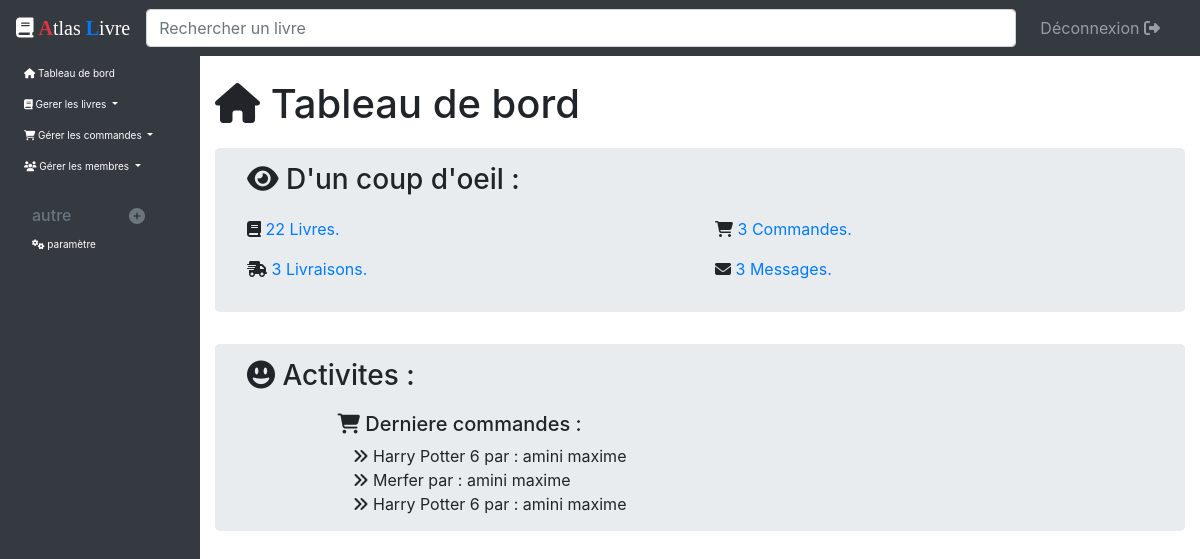
/Espace_admin/controleur/tabBord_controleur.php (signed in), run on the app's committed database.
### tables this page shows
CREATE TABLE IF NOT EXISTS `commandes` (
  `id` int(11) NOT NULL AUTO_INCREMENT,
  `id_uti` int(11) NOT NULL,
  `id_livre` int(11) NOT NULL,
  `nb_l` int(11) NOT NULL,
  `nb_j` int(11) NOT NULL,
  `prix` int(11) NOT NULL,
  `num` int(11) NOT NULL,
  `etat` enum('Louer','Acheter') NOT NULL,
  `dateL` date DEFAULT NULL,
  `livraison` enum('livré','non livré') NOT NULL,
  `date` date NOT NULL,
  PRIMARY KEY (`id`)
);

CREATE TABLE IF NOT EXISTS `livres` (
  `id` int(11) NOT NULL AUTO_INCREMENT,
  `titre` varchar(255) NOT NULL,
  `auteur` varchar(255) NOT NULL,
  `p_ach` int(11) NOT NULL,
  `p_loc` int(11) NOT NULL,
  `dispo` varchar(11) NOT NULL,
  `stock` int(11) NOT NULL,
  `cat` varchar(255) NOT NULL,
  `nb_v` int(11) NOT NULL,
  `disc` text NOT NULL,
  `promo` int(11) NOT NULL,
  `image` varchar(255) NOT NULL,
  PRIMARY KEY (`id`)
);

CREATE TABLE IF NOT EXISTS `membres` (
  `id` int(11) NOT NULL AUTO_INCREMENT,
  `nom` varchar(20) NOT NULL,
  `prenom` varchar(20) NOT NULL,
  `mail` varchar(255) NOT NULL,
  `pass` varchar(255) NOT NULL,
  `adress` varchar(255) NOT NULL,
  PRIMARY KEY (`id`)
);

### Espace_admin/controleur/tabBord_controleur.php (called while the page is built, shortened)
<?php
    include('../../autre/bdd.php');
    include('../modele/tabBord_modele.php');
    include('../vue/tabBord_vue.php');
?>

### Espace_admin/modele/tabBord_modele.php (called while the page is built)
<?php
	function nb_livre(){
		global $bdd;
        $req= $bdd->query('SELECT COUNT(*) AS nb FROM livres ');
        $donnees= $req->fetch();
        return $donnees['nb'];
	}
	function nb_commandes(){
		global $bdd;
        $req= $bdd->query('SELECT COUNT(*) AS nb FROM commandes ');
        $donnees= $req->fetch();
        return $donnees['nb'];
	}
	function nb_livr(){
		global $bdd;
        $req= $bdd->query('SELECT COUNT(*) AS nb FROM commandes where livraison="livré"');
        $donnees= $req->fetch();
        return $donnees['nb'];
	}
	function nb_message(){
		global $bdd;
        $req= $bdd->query('SELECT COUNT(*) AS nb FROM message where vue=0');
        $donnees= $req->fetch();
        return $donnees['nb'];
	}
	function get_com($d){
		global $bdd;
		$d= (int) $d;
		$rep = $bdd->query ('SELECT * FROM commandes,membres,livres where membres.id=id_uti and livres.id=id_livre ORDER BY date DESC LIMIT '.$d.' , 3');
		return $rep;
	}
?>

### Espace_admin/vue/tabBord_vue.php (the view, shortened to what this page needs)
<html>
<head>
    <link href="../../css/style_admin.css" rel="stylesheet" />
    <link rel="stylesheet" href="https://stackpath.bootstrapcdn.com/bootstrap/4.5.0/css/bootstrap.min.css"
>
</head>
<body>
    <?php include("../autre/menu.php"); ?>
    <section class="container-fluid col-lg-10 offset-lg-2 col-md-9 offset-md-3" id='princi'>
        <h1 style="margin-bottom:20px;"><i class="fas fa-home"></i> Tableau de bord</h1>
        <article>
            <article class="jumbotron" style="padding-top:15px;padding-bottom:15px;">
                <h3 style="margin-bottom:20px;"><i class="fas fa-eye"></i> D'un coup d'oeil :</h3>
                <div class="row">
                    <p class="col-sm-6"><i class="fas fa-book"></i> <a href="#"><?php echo nb_livre(); ?> Livres.</a></p>
                    <p class="col-sm-6"><i class="fas fa-shopping-cart"></i> <a href="#"><?php echo nb_commandes(); ?> Commandes.</a></p>
                    <p class="col-sm-6"><i class="fas fa-shipping-fast"></i> <a href="#"><?php echo nb_livr(); ?> Livraisons.</a></p>
                    <p class="col-sm-6"><i class="fas fa-envelope"></i> <a href="#"><?php echo nb_message(); ?> Messages.</a></p>
                </div>
            </article>
            <article class="jumbotron" style="padding-top:15px;padding-bottom:15px;">
                <h3 style="margin-bottom:20px;"><i class="fas fa-grin-alt"></i> Activites :</h3>
                <div class="row col-sm-11 offset-sm-1">
                    <h5><i class="fas fa-shopping-cart"></i> Derniere commandes :</h5>
                    <div class="col-lg-12">
                        <?php
                        $comms=get_com(0);
                        while($comm=$comms->fetch()){
                        ?>
                        <div><i class="fas fa-angle-double-right"></i>
                            <?php echo $comm['titre']; ?> par : <?php echo $comm['nom'].' '.$comm['prenom']; ?>
                        </div>
                        <?php } ?>
                    </div>
                </div>
            </article>
        </article>
    </section>
</body>

### css/style_admin.css (style rules this page uses)
#princi { margin-top: 80px; margin-bottom: 80px; }

### data on the page
commandes: id_livre.titre "Harry Potter 6", membres.nom "amini", membres.prenom "maxime"
commandes: id_livre.titre "Merfer", membres.nom "amini", membres.prenom "maxime"
commandes: id_livre.titre "Harry Potter 6", membres.nom "amini", membres.prenom "maxime"

### other printed values
nb_livre() "22"
nb_commandes() "3"
nb_livr() "3"
nb_message() "3"
